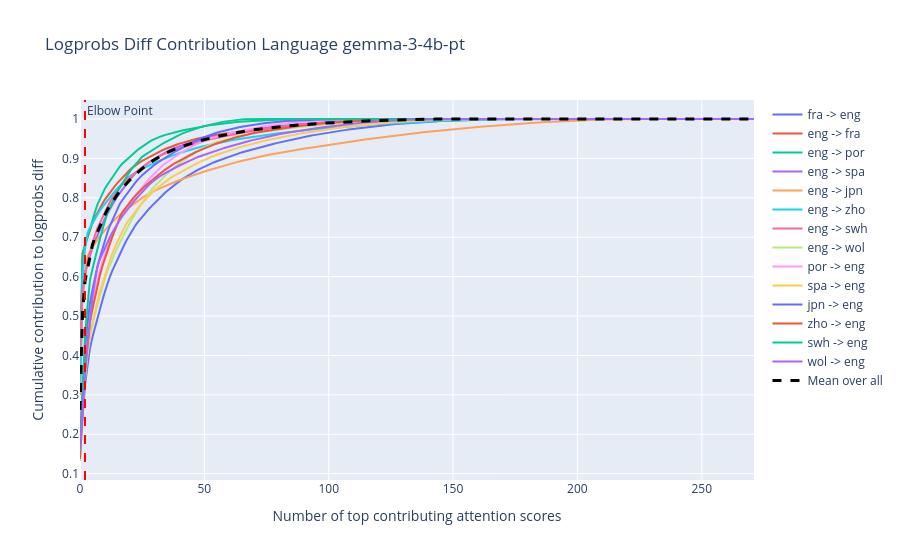

Notebook code cell kept with this figure:
### Code cell
plot_logprobs_diff_contribution(
    logprobs_diff_lang,
    logprobs_diff_lang.keys(),
    title="Logprobs Diff Contribution Language gemma-3-4b-pt",
)

### Figure 1 — Plotly figure (JSON) as saved in the notebook; plotly's stock layout.template omitted (floating-point values rounded to 4 significant figures; data arrays with more than 128 entries replaced by an {"elided": "..."} marker saying what was removed)
{"data": [{"line": {"color": "#636EFA"}, "mode": "lines", "name": "fra -> eng", "type": "scatter", "y": {"elided": "272 float values"}}, {"line": {"color": "#EF553B"}, "mode": "lines", "name": "eng -> fra", "type": "scatter", "y": {"elided": "272 float values"}}, {"line": {"color": "#00CC96"}, "mode": "lines", "name": "eng -> por", "type": "scatter", "y": {"elided": "272 float values"}}, {"line": {"color": "#AB63FA"}, "mode": "lines", "name": "eng -> spa", "type": "scatter", "y": {"elided": "272 float values"}}, {"line": {"color": "#FFA15A"}, "mode": "lines", "name": "eng -> jpn", "type": "scatter", "y": {"elided": "272 float values"}}, {"line": {"color": "#19D3F3"}, "mode": "lines", "name": "eng -> zho", "type": "scatter", "y": {"elided": "272 float values"}}, {"line": {"color": "#FF6692"}, "mode": "lines", "name": "eng -> swh", "type": "scatter", "y": {"elided": "272 float values"}}, {"line": {"color": "#B6E880"}, "mode": "lines", "name": "eng -> wol", "type": "scatter", "y": {"elided": "272 float values"}}, {"line": {"color": "#FF97FF"}, "mode": "lines", "name": "por -> eng", "type": "scatter", "y": {"elided": "272 float values"}}, {"line": {"color": "#FECB52"}, "mode": "lines", "name": "spa -> eng", "type": "scatter", "y": {"elided": "272 float values"}}, {"line": {"color": "#636EFA"}, "mode": "lines", "name": "jpn -> eng", "type": "scatter", "y": {"elided": "272 float values"}}, {"line": {"color": "#EF553B"}, "mode": "lines", "name": "zho -> eng", "type": "scatter", "y": {"elided": "272 float values"}}, {"line": {"color": "#00CC96"}, "mode": "lines", "name": "swh -> eng", "type": "scatter", "y": {"elided": "272 float values"}}, {"line": {"color": "#AB63FA"}, "mode": "lines", "name": "wol -> eng", "type": "scatter", "y": {"elided": "272 float values"}}, {"line": {"color": "Black", "dash": "dash", "width": 3}, "mode": "lines", "name": "Mean over all", "type": "scatter", "y": {"elided": "272 float values"}}], "layout": {"annotations": [{"showarrow": false, "text": "Elbow Point", "x": 2, "xanchor": "left", "xref": "x", "y": 1, "yanchor": "top", "yref": "y domain"}], "shapes": [{"line": {"color": "Red", "dash": "dash"}, "type": "line", "x0": 2, "x1": 2, "xref": "x", "y0": 0, "y1": 1, "yref": "y domain"}], "title": {"text": "Logprobs Diff Contribution Language gemma-3-4b-pt"}, "xaxis": {"title": {"text": "Number of top contributing attention scores"}}, "yaxis": {"title": {"text": "Cumulative contribution to logprobs diff"}}}}
